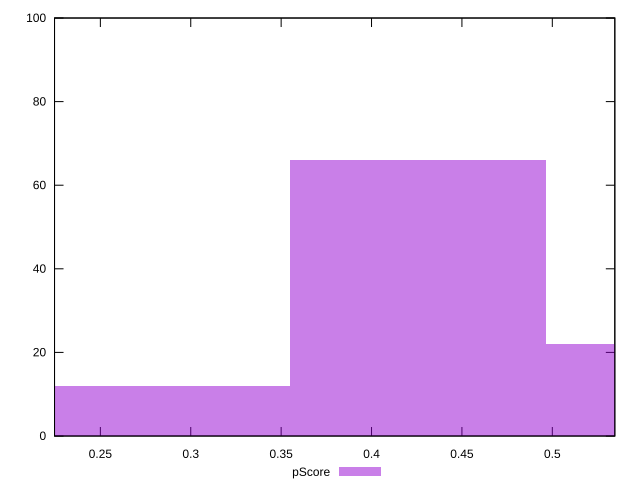

Write the gnuplot code that produced this figure.
reset

$pScore <<EOF
0.28370824988378296 12
0.42556237482567444 66
0.5674164997675659 22
EOF

set key outside below
set boxwidth 0.14185412494189148
set xrange [0.2246465801926329:0.5345773531854201]
set yrange [0:100]
set trange [0:100]
set style fill transparent solid 0.5 noborder
set terminal svg size 640, 490 enhanced background rgb 'white'
set output "report_00015_2021-02-09T16-11-33.973Z/first-cpu-idle/samples/pages+cached+noadtech/pScore/histogram.svg"

plot $pScore title "pScore" with boxes

reset
